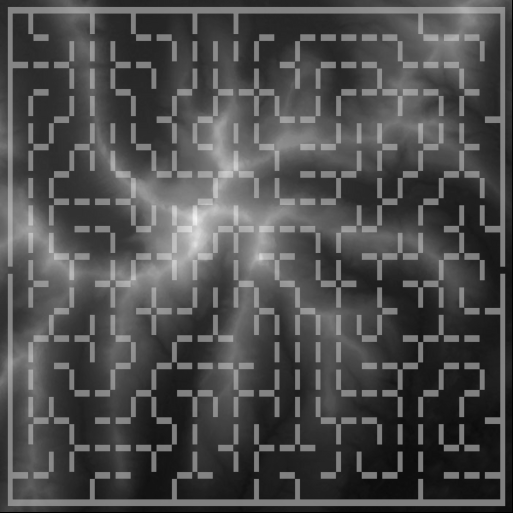
#> input picture hamr_bringup/terrain_assets/heightmaps/hamr_maze_big_offroad.png, 513 x 513 px
$ python -i make_semantic_terrain.py   (imports and definitions only)
#> lines starting #> are read from the running program, lines starting #| are printed output that depends on the picture; pictures that were not available may be replaced by others from this repository, and a replacement may not be noted
#!/usr/bin/env python3
import numpy as np
from PIL import Image, ImageFilter
from pathlib import Path
import json, random

# --- CONFIG ----------------------------------------------------
# 1) classes you want to start with (add more later)
#    Put 1–3 tileable images in each folder; script will pick one at random for variety.
CLASS_SPEC = {
    #  "name"       : {"rgb": (R,G,B),       "tex_dir": "textures/name", "meters_per_tile": 1.0}
    "flagstone"     : {"rgb": (237,124, 59), "tex_dir": "terrain_assets/textures/flagstone", "meters_per_tile": 0.6},
    "pebble"        : {"rgb": (255,190,122), "tex_dir": "terrain_assets/textures/pebble",    "meters_per_tile": 0.35},
    "boulder"       : {"rgb": (207, 89,247), "tex_dir": "terrain_assets/textures/boulder",   "meters_per_tile": 0.8},
    "grass"         : {"rgb": (  0, 84,  0), "tex_dir": "terrain_assets/textures/grass",     "meters_per_tile": 0.5},
    "sand"          : {"rgb": (235,182, 74), "tex_dir": "terrain_assets/textures/sand",      "meters_per_tile": 0.7},
    "stone_dust"    : {"rgb": (240,236,196), "tex_dir": "terrain_assets/textures/stone_dust","meters_per_tile": 0.5},
    "wood"          : {"rgb": (108,  0, 26), "tex_dir": "terrain_assets/textures/wood",      "meters_per_tile": 0.7},
    "foam"          : {"rgb": ( 96,150,255), "tex_dir": "terrain_assets/textures/foam",      "meters_per_tile": 0.6},
    "concrete"      : {"rgb": (110,110,110), "tex_dir": "terrain_assets/textures/concrete",  "meters_per_tile": 0.8},
    "tree"          : {"rgb": (  0,  0,  0), "tex_dir": "terrain_assets/textures/tree",      "meters_per_tile": 0.6},
}
# 2) world size (meters) covered by the image
WORLD_SIZE_M = (8.0, 8.0)  # (x,y). Change to your arena size.
# 3) feather radius (pixels)
FEATHER_PX = 6
# ---------------------------------------------------------------

def load_rgba(path):
    img = Image.open(path).convert('RGBA')
    return img

def pick_texture(dirpath: Path, kind='albedo'):
    # prefer files containing 'albedo' or 'color'; else any png/jpg
    cands = sorted([p for p in dirpath.glob('*.png')] + [p for p in dirpath.glob('*.jpg')])
    pref  = [p for p in cands if 'albedo' in p.stem.lower() or 'color' in p.stem.lower()]
    pool  = pref if pref else cands
    if not pool:
        raise FileNotFoundError(f"No textures found in {dirpath}")
    return random.choice(pool)

def tile_to_canvas(tex_img: Image.Image, out_w, out_h, meters_per_tile, world_size_m):
    # compute tile size in pixels from meters_per_tile
    px_per_m_x = out_w / world_size_m[0]
    px_per_m_y = out_h / world_size_m[1]
    tile_w = max(8, int(round(meters_per_tile * px_per_m_x)))
    tile_h = max(8, int(round(meters_per_tile * px_per_m_y)))
    tile = tex_img.resize((tile_w, tile_h), Image.BICUBIC)
    cols = (out_w + tile_w - 1) // tile_w
    rows = (out_h + tile_h - 1) // tile_h
    big = Image.new('RGBA', (cols*tile_w, rows*tile_h))
    for r in range(rows):
        for c in range(cols):
            big.paste(tile, (c*tile_w, r*tile_h))
    return big.crop((0,0,out_w,out_h))

def rgb_nearest(labels_rgb, palette):
    # labels_rgb: (H,W,3) uint8; palette: list of (name, (r,g,b))
    lab = labels_rgb.astype(np.int16)
    pal = np.array([p[1] for p in palette], dtype=np.int16)  # Kx3
    # compute squared distance to each palette color
    diff = lab.reshape(-1,1,3) - pal.reshape(1,-1,3)
    d2   = (diff*diff).sum(axis=2)  # (N,K)
    idx  = d2.argmin(axis=1).reshape(labels_rgb.shape[:2])
    return idx  # index per pixel

def gaussian_feather(mask_img, radius_px):
    if radius_px <= 0: return mask_img
    return mask_img.filter(ImageFilter.GaussianBlur(radius_px))

def composite_textures(label_img_path, out_albedo='albedo_out.png', out_normal=None):
#> called with out_albedo = 'albedo_out.png'
    labels = Image.open(label_img_path).convert('RGB')
    H, W = labels.size[1], labels.size[0]
#> H = 513; W = 513
    palette = [(name, spec["rgb"]) for name, spec in CLASS_SPEC.items()]
    idx = rgb_nearest(np.array(labels), palette)  # (H,W) ints
#> in rgb_nearest, `idx  = d2.argmin(axis=1).reshape(labels_rgb.shape[:2])`:
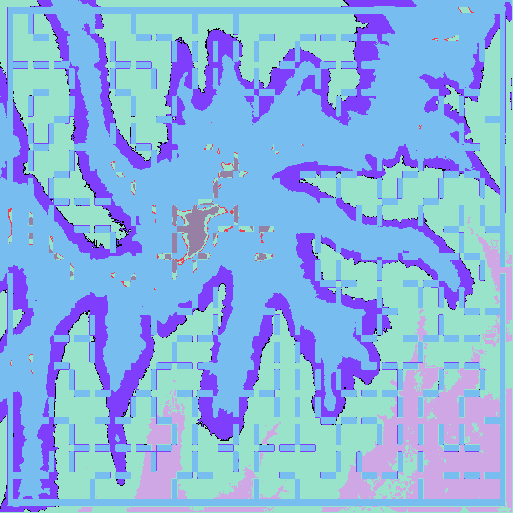
#> idx: shape (513, 513) int64; 7 distinct labels, from 0 to 9; one colour per label, 0 black

    # optional: snap labels to reduce speckles
    # simple 3x3 majority filter
    lab = idx.copy()
    from collections import Counter
    padded = np.pad(lab, 1, mode='edge')
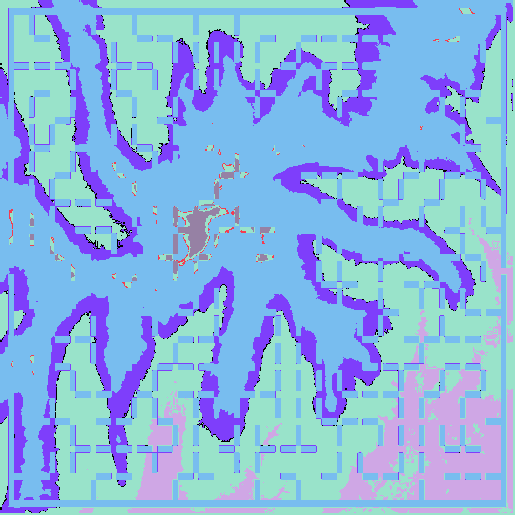
#> padded: shape (515, 515) int64; 7 distinct labels, from 0 to 9; one colour per label, 0 black
    for y in range(H):
        for x in range(W):
            window = padded[y:y+3, x:x+3].ravel()
            lab[y,x] = Counter(window).most_common(1)[0][0]
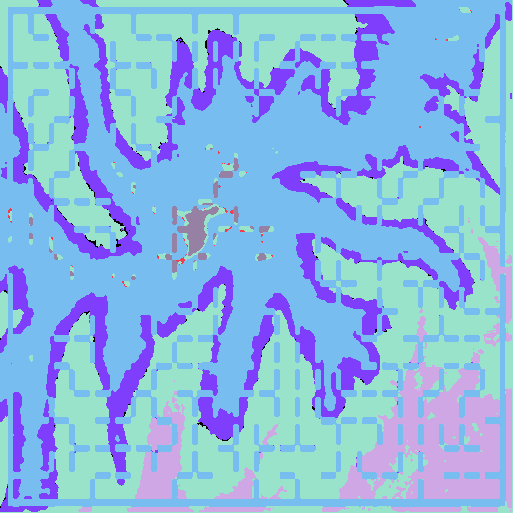
#> lab: shape (513, 513) int64; 7 distinct labels, from 0 to 9; one colour per label, 0 black
    idx = lab

    # base canvases
    comp_alb = Image.new('RGBA', (W,H), (0,0,0,255))
    comp_nrm = Image.new('RGBA', (W,H), (128,128,255,255)) if out_normal else None

    for k, (name, _) in enumerate(palette):
        mask = Image.fromarray((idx==k).astype(np.uint8)*255, mode='L')
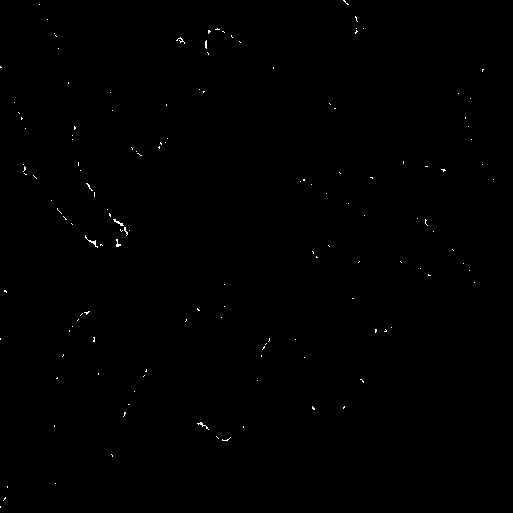
#> mask: PIL image 513x513 L; 0.21% white in thin lines or dots
        if mask.getbbox() is None:
            continue  # class not present
        spec = CLASS_SPEC[name]
        tex_dir = Path(spec["tex_dir"])
        alb_path = pick_texture(tex_dir, 'albedo')
        alb = load_rgba(alb_path)
#> in load_rgba, img is the input picture: PIL image 513x513 RGBA; mean R, G, B, A 77.3, 77.3, 77.3, 255
        tiled_alb = tile_to_canvas(alb, W, H, spec["meters_per_tile"], WORLD_SIZE_M)
#> in tile_to_canvas, `big = Image.new('RGBA', (cols*tile_w, rows*tile_h))`: big: PIL image 532x532 RGBA; every value is 0
#> after the loop in tile_to_canvas, `for r in range(rows):`:
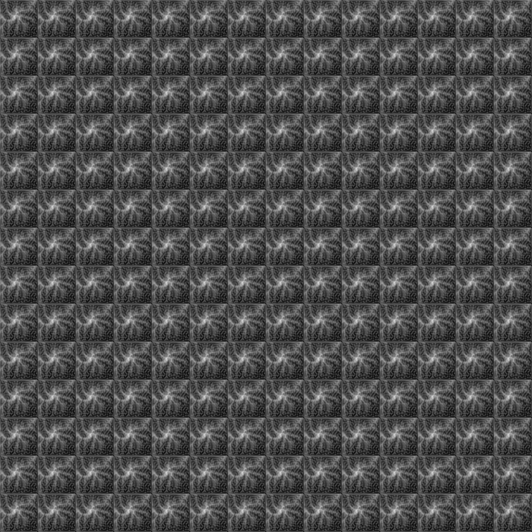
#> big: PIL image 532x532 RGBA; mean R, G, B, A 77.8, 77.8, 77.8, 255
#> in tile_to_canvas, `return big.crop((0,0,out_w,out_h))`:
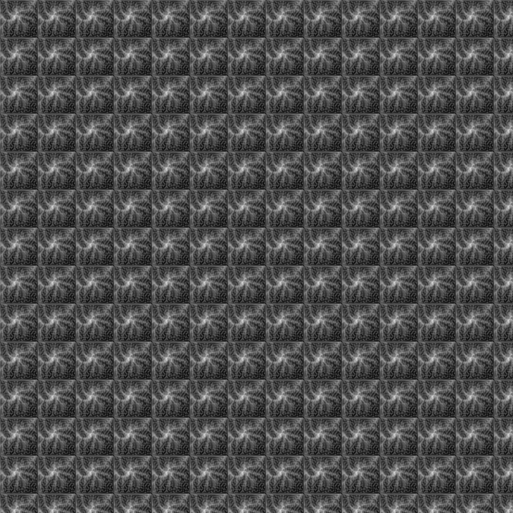
#> returned value: PIL image 513x513 RGBA; mean R, G, B, A 78.4, 78.4, 78.4, 255

        # feather edges
        mask_soft = gaussian_feather(mask, FEATHER_PX)

        # composite
        comp_alb = Image.composite(tiled_alb, comp_alb, mask_soft)

        if comp_nrm:
            # if a normal exists, tile it; else synthesize a flat normal for that class
            nrm_files = list(tex_dir.glob('*normal*.png')) + list(tex_dir.glob('*nrm*.png'))
            if nrm_files:
                nrm = load_rgba(nrm_files[0])
            else:
                nrm = Image.new('RGBA', (64,64), (128,128,255,255))  # flat normal
            tiled_nrm = tile_to_canvas(nrm, W, H, spec["meters_per_tile"], WORLD_SIZE_M)
            comp_nrm = Image.composite(tiled_nrm, comp_nrm, mask_soft)

    comp_alb.save(out_albedo)
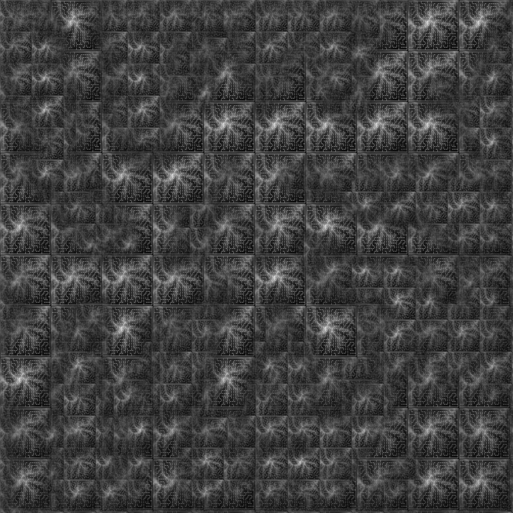
#> saved as albedo_out.png: PIL image 513x513 RGBA; mean R, G, B, A 63.8, 63.8, 63.8, 255
    if comp_nrm and out_normal:
        comp_nrm.save(out_normal)

# [10 lines not run here, left out]

>>> result = composite_textures('terrain_assets/heightmaps/hamr_maze_big_offroad.png')
